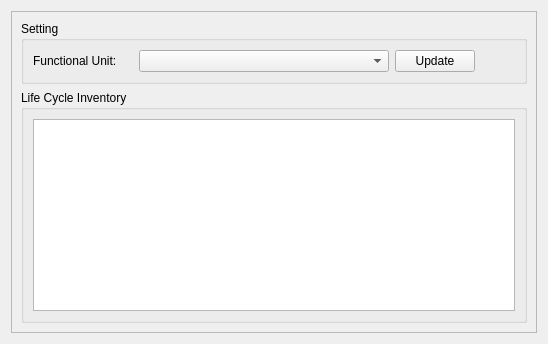
              <widget class="QWidget" name="LCA_LCI_tab">
               <attribute name="title">
                <string>Life Cycle Inventory</string>
               </attribute>
               <layout class="QGridLayout" name="gridLayout_82">
                <item row="0" column="0">
                 <widget class="QFrame" name="frame_5">
                  <property name="frameShape">
                   <enum>QFrame::StyledPanel</enum>
                  </property>
                  <property name="frameShadow">
                   <enum>QFrame::Raised</enum>
                  </property>
                  <layout class="QGridLayout" name="gridLayout_86">
                   <item row="1" column="0">
                    <widget class="QGroupBox" name="groupBox_28">
                     <property name="title">
                      <string>Life Cycle Inventory</string>
                     </property>
                     <layout class="QGridLayout" name="gridLayout_85">
                      <item row="0" column="0" colspan="2">
                       <widget class="QTableView" name="LCA_LCI_Table">
                        <property name="minimumSize">
                         <size>
                          <width>0</width>
                          <height>0</height>
                         </size>
                        </property>
                       </widget>
                      </item>
                     </layout>
                    </widget>
                   </item>
                   <item row="0" column="0">
                    <widget class="QGroupBox" name="groupBox_27">
                     <property name="title">
                      <string>Setting</string>
                     </property>
                     <layout class="QGridLayout" name="gridLayout_69">
                      <item row="1" column="2">
                       <widget class="QPushButton" name="LCA_LCI_updat">
                        <property name="sizePolicy">
                         <sizepolicy hsizetype="Preferred" vsizetype="Preferred">
                          <horstretch>0</horstretch>
                          <verstretch>0</verstretch>
                         </sizepolicy>
                        </property>
                        <property name="text">
                         <string>Update</string>
                        </property>
                        <property name="icon">
                         <iconset resource="PyWOLF_Resource.qrc">
                          <normaloff>:/ICONS/PySWOLF_ICONS/Update.png</normaloff>:/ICONS/PySWOLF_ICONS/Update.png</iconset>
                        </property>
                       </widget>
                      </item>
                      <item row="1" column="1">
                       <widget class="QComboBox" name="LCA_LCI_FU">
                        <property name="sizePolicy">
                         <sizepolicy hsizetype="Preferred" vsizetype="Preferred">
                          <horstretch>0</horstretch>
                          <verstretch>0</verstretch>
                         </sizepolicy>
                        </property>
                        <property name="minimumSize">
                         <size>
                          <width>250</width>
                          <height>0</height>
                         </size>
                        </property>
                       </widget>
                      </item>
                      <item row="1" column="0">
                       <widget class="QLabel" name="label_80">
                        <property name="minimumSize">
                         <size>
                          <width>100</width>
                          <height>0</height>
                         </size>
                        </property>
                        <property name="text">
                         <string>Functional Unit:</string>
                        </property>
                       </widget>
                      </item>
                      <item row="1" column="3">
                       <spacer name="horizontalSpacer_33">
                        <property name="orientation">
                         <enum>Qt::Horizontal</enum>
                        </property>
                        <property name="sizeHint" stdset="0">
                         <size>
                          <width>40</width>
                          <height>20</height>
                         </size>
                        </property>
                       </spacer>
                      </item>
                     </layout>
                    </widget>
                   </item>
                  </layout>
                 </widget>
                </item>
               </layout>
              </widget>
